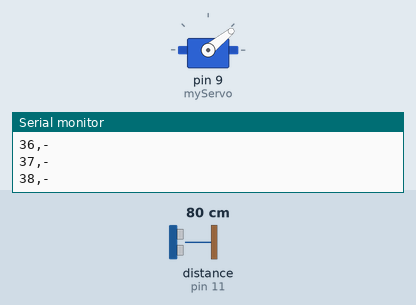
The sketch below on a simulated Arduino Uno, built with avr-gcc and run on an emulated ATmega328P. On the bench: servo, the last lines printed to the serial monitor. Wiring (inferred from the names in the program): ultrasonic range finder: trigger pin 10; echo pin 11. The inputs (shaded band) are chosen by the test bench; at power-on: distance to the obstacle (sensor on pin 11) 80 cm. The echo pulse lasts 58.3 µs per cm.

Above: at 2.2 s.
2.3 s: distance to the obstacle (sensor on pin 11) set to 299 cm
At 2.9 s:
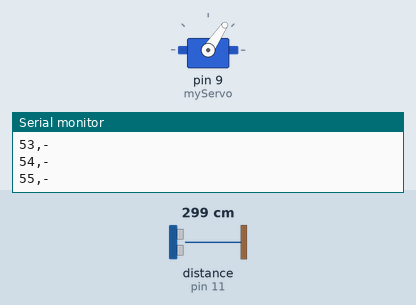
5.3 s: distance to the obstacle (sensor on pin 11) set to 9 cm
At 5.77 s:
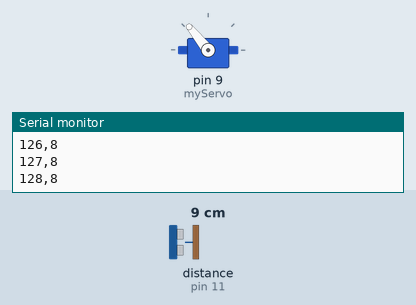
8.3 s: distance to the obstacle (sensor on pin 11) set to 2 cm
At 9.15 s:
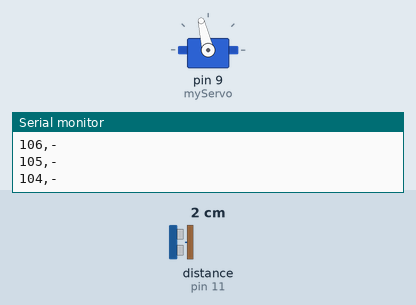
Timing chart, 0 to 17.3 s (numbered marks = the images above; inputs shaded):
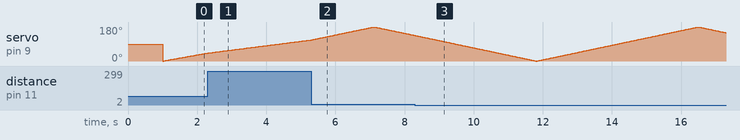

The sketch:

Sonar.ino
```cpp
#include <Servo.h>   // Library to control servo motors

// Ultrasonic sensor pin definitions
#define trigPin 10   // Trigger pin sends ultrasonic pulse
#define echoPin 11   // Echo pin receives reflected pulse

Servo myServo;       // Create servo object

long duration;       // Time taken for ultrasonic pulse to return
int distance;        // Calculated distance in centimeters

void setup() {
  // Attach servo to digital pin 9
  myServo.attach(9);

  // Move servo to center position (90 degrees)
  myServo.write(90);
  delay(1000);       // Give servo time to reach position

  // Configure ultrasonic sensor pins
  pinMode(trigPin, OUTPUT);
  pinMode(echoPin, INPUT);

  // Start serial communication for debugging/data output
  Serial.begin(9600);
}

/*
  Function: getDistance()
  Purpose : Measures distance using ultrasonic sensor
  Returns :
    - Distance in centimeters (valid range 5–50 cm)
    - -1 if no echo or out-of-range reading
*/
int getDistance() {

  // Ensure trigger pin is LOW before sending pulse
  digitalWrite(trigPin, LOW);
  delayMicroseconds(2);

  // Send 10 microsecond HIGH pulse to trigger ultrasonic burst
  digitalWrite(trigPin, HIGH);
  delayMicroseconds(10);
  digitalWrite(trigPin, LOW);

  // Measure duration of echo pulse (timeout = 30 ms)
  duration = pulseIn(echoPin, HIGH, 30000);

  // If no echo received, return invalid reading
  if (duration == 0) return -1;

  // Convert time to distance (speed of sound = 0.034 cm/µs)
  int d = duration * 0.034 / 2;

  // Ignore distances outside desired range
  if (d < 5 || d > 50) return -1;

  return d;  // Return valid distance
}

void loop() {

  // Sweep servo from 0° to 180°
  for (int pos = 0; pos <= 180; pos++) {
    myServo.write(pos);   // Move servo to current angle
    delay(25);            // Allow servo to settle

    distance = getDistance();  // Measure distance

    // Output angle and distance in CSV format
    Serial.print(pos);
    Serial.print(",");

    // Print "-" if distance is invalid
    if (distance == -1) {
      Serial.println("-");
    } else {
      Serial.println(distance);
    }
  }

  // Sweep servo from 180° back to 0°
  for (int pos = 180; pos >= 0; pos--) {
    myServo.write(pos);
    delay(25);

    distance = getDistance();

    Serial.print(pos);
    Serial.print(",");

    if (distance == -1) {
      Serial.println("-");
    } else {
      Serial.println(distance);
    }
  }
}
```
